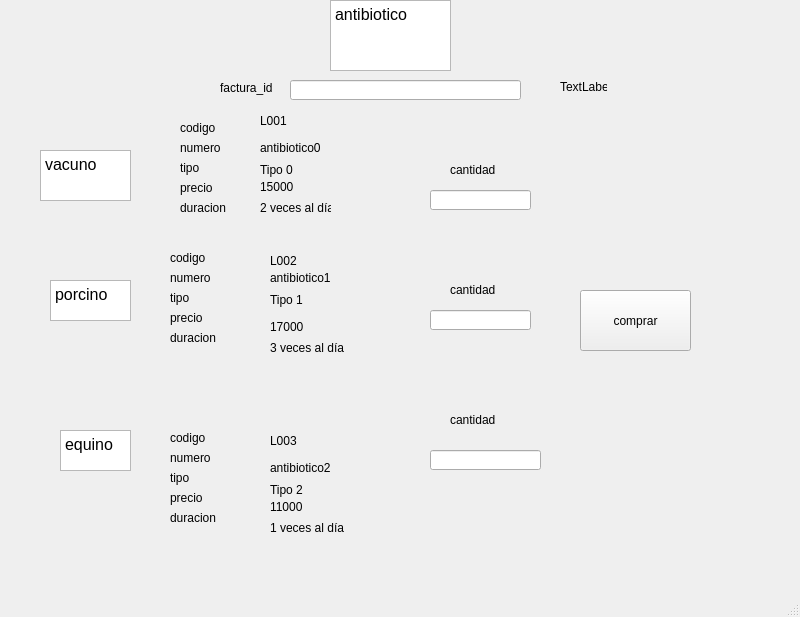
<?xml version="1.0" encoding="UTF-8"?>
<ui version="4.0">
 <class>MainWindow</class>
 <widget class="QMainWindow" name="MainWindow">
  <property name="geometry">
   <rect>
    <x>0</x>
    <y>0</y>
    <width>800</width>
    <height>617</height>
   </rect>
  </property>
  <property name="windowTitle">
   <string>MainWindow</string>
  </property>
  <widget class="QWidget" name="centralwidget">
   <widget class="QLabel" name="nombre_cliente_7">
    <property name="geometry">
     <rect>
      <x>270</x>
      <y>270</y>
      <width>61</width>
      <height>16</height>
     </rect>
    </property>
    <property name="text">
     <string>antibiotico1</string>
    </property>
   </widget>
   <widget class="QLabel" name="nombre_cliente_13">
    <property name="geometry">
     <rect>
      <x>450</x>
      <y>160</y>
      <width>71</width>
      <height>20</height>
     </rect>
    </property>
    <property name="text">
     <string>cantidad</string>
    </property>
   </widget>
   <widget class="QLabel" name="nombre_cliente_14">
    <property name="geometry">
     <rect>
      <x>450</x>
      <y>280</y>
      <width>71</width>
      <height>20</height>
     </rect>
    </property>
    <property name="text">
     <string>cantidad</string>
    </property>
   </widget>
   <widget class="QLabel" name="nombre_cliente_10">
    <property name="geometry">
     <rect>
      <x>270</x>
      <y>500</y>
      <width>47</width>
      <height>13</height>
     </rect>
    </property>
    <property name="text">
     <string>11000</string>
    </property>
   </widget>
   <widget class="QLineEdit" name="recibe_cantidad_2">
    <property name="geometry">
     <rect>
      <x>430</x>
      <y>310</y>
      <width>101</width>
      <height>20</height>
     </rect>
    </property>
    <property name="text">
     <string/>
    </property>
   </widget>
   <widget class="QLabel" name="nombre_cliente_2">
    <property name="geometry">
     <rect>
      <x>260</x>
      <y>140</y>
      <width>61</width>
      <height>16</height>
     </rect>
    </property>
    <property name="text">
     <string>antibiotico0</string>
    </property>
   </widget>
   <widget class="QLabel" name="nombre_cliente_5">
    <property name="geometry">
     <rect>
      <x>270</x>
      <y>290</y>
      <width>71</width>
      <height>20</height>
     </rect>
    </property>
    <property name="text">
     <string>Tipo 1</string>
    </property>
   </widget>
   <widget class="QLabel" name="nombre_cliente_9">
    <property name="geometry">
     <rect>
      <x>270</x>
      <y>480</y>
      <width>71</width>
      <height>20</height>
     </rect>
    </property>
    <property name="text">
     <string>Tipo 2</string>
    </property>
   </widget>
   <widget class="QLabel" name="label_3">
    <property name="geometry">
     <rect>
      <x>180</x>
      <y>160</y>
      <width>71</width>
      <height>16</height>
     </rect>
    </property>
    <property name="text">
     <string>tipo</string>
    </property>
   </widget>
   <widget class="QTextBrowser" name="textBrowser_4">
    <property name="geometry">
     <rect>
      <x>60</x>
      <y>430</y>
      <width>71</width>
      <height>41</height>
     </rect>
    </property>
    <property name="html">
     <string>&lt;!DOCTYPE HTML PUBLIC &quot;-//W3C//DTD HTML 4.0//EN&quot; &quot;http://www.w3.org/TR/REC-html40/strict.dtd&quot;&gt;
&lt;html&gt;&lt;head&gt;&lt;meta name=&quot;qrichtext&quot; content=&quot;1&quot; /&gt;&lt;style type=&quot;text/css&quot;&gt;
p, li { white-space: pre-wrap; }
&lt;/style&gt;&lt;/head&gt;&lt;body style=&quot; font-family:'MS Shell Dlg 2'; font-size:8.25pt; font-weight:400; font-style:normal;&quot;&gt;
&lt;p style=&quot; margin-top:0px; margin-bottom:0px; margin-left:0px; margin-right:0px; -qt-block-indent:0; text-indent:0px;&quot;&gt;&lt;span style=&quot; font-size:12pt;&quot;&gt;equino&lt;/span&gt;&lt;/p&gt;&lt;/body&gt;&lt;/html&gt;</string>
    </property>
   </widget>
   <widget class="QLabel" name="nombre_cliente_18">
    <property name="geometry">
     <rect>
      <x>270</x>
      <y>520</y>
      <width>81</width>
      <height>16</height>
     </rect>
    </property>
    <property name="text">
     <string>1 veces al día</string>
    </property>
   </widget>
   <widget class="QTextBrowser" name="textBrowser_2">
    <property name="geometry">
     <rect>
      <x>40</x>
      <y>150</y>
      <width>91</width>
      <height>51</height>
     </rect>
    </property>
    <property name="html">
     <string>&lt;!DOCTYPE HTML PUBLIC &quot;-//W3C//DTD HTML 4.0//EN&quot; &quot;http://www.w3.org/TR/REC-html40/strict.dtd&quot;&gt;
&lt;html&gt;&lt;head&gt;&lt;meta name=&quot;qrichtext&quot; content=&quot;1&quot; /&gt;&lt;style type=&quot;text/css&quot;&gt;
p, li { white-space: pre-wrap; }
&lt;/style&gt;&lt;/head&gt;&lt;body style=&quot; font-family:'MS Shell Dlg 2'; font-size:8.25pt; font-weight:400; font-style:normal;&quot;&gt;
&lt;p style=&quot; margin-top:0px; margin-bottom:0px; margin-left:0px; margin-right:0px; -qt-block-indent:0; text-indent:0px;&quot;&gt;&lt;span style=&quot; font-size:12pt;&quot;&gt;vacuno&lt;/span&gt;&lt;/p&gt;&lt;/body&gt;&lt;/html&gt;</string>
    </property>
   </widget>
   <widget class="QLineEdit" name="recibe_cantidad">
    <property name="geometry">
     <rect>
      <x>430</x>
      <y>190</y>
      <width>101</width>
      <height>20</height>
     </rect>
    </property>
    <property name="text">
     <string/>
    </property>
   </widget>
   <widget class="QLabel" name="label">
    <property name="geometry">
     <rect>
      <x>180</x>
      <y>180</y>
      <width>71</width>
      <height>16</height>
     </rect>
    </property>
    <property name="text">
     <string>precio</string>
    </property>
   </widget>
   <widget class="QPushButton" name="comprar">
    <property name="geometry">
     <rect>
      <x>580</x>
      <y>290</y>
      <width>111</width>
      <height>61</height>
     </rect>
    </property>
    <property name="text">
     <string>comprar</string>
    </property>
   </widget>
   <widget class="QLabel" name="label_2">
    <property name="geometry">
     <rect>
      <x>180</x>
      <y>140</y>
      <width>71</width>
      <height>16</height>
     </rect>
    </property>
    <property name="text">
     <string>numero</string>
    </property>
   </widget>
   <widget class="QLabel" name="label_17">
    <property name="geometry">
     <rect>
      <x>560</x>
      <y>80</y>
      <width>47</width>
      <height>13</height>
     </rect>
    </property>
    <property name="text">
     <string>TextLabel</string>
    </property>
   </widget>
   <widget class="QLabel" name="label_13">
    <property name="geometry">
     <rect>
      <x>180</x>
      <y>200</y>
      <width>71</width>
      <height>16</height>
     </rect>
    </property>
    <property name="text">
     <string>duracion</string>
    </property>
   </widget>
   <widget class="QLineEdit" name="recibe_id_factura_antibiotico">
    <property name="geometry">
     <rect>
      <x>290</x>
      <y>80</y>
      <width>231</width>
      <height>20</height>
     </rect>
    </property>
    <property name="text">
     <string/>
    </property>
   </widget>
   <widget class="QLabel" name="label_16">
    <property name="geometry">
     <rect>
      <x>220</x>
      <y>80</y>
      <width>71</width>
      <height>16</height>
     </rect>
    </property>
    <property name="text">
     <string>factura_id</string>
    </property>
   </widget>
   <widget class="QLabel" name="nombre_cliente_15">
    <property name="geometry">
     <rect>
      <x>450</x>
      <y>410</y>
      <width>71</width>
      <height>20</height>
     </rect>
    </property>
    <property name="text">
     <string>cantidad</string>
    </property>
   </widget>
   <widget class="QTextBrowser" name="textBrowser_3">
    <property name="geometry">
     <rect>
      <x>50</x>
      <y>280</y>
      <width>81</width>
      <height>41</height>
     </rect>
    </property>
    <property name="html">
     <string>&lt;!DOCTYPE HTML PUBLIC &quot;-//W3C//DTD HTML 4.0//EN&quot; &quot;http://www.w3.org/TR/REC-html40/strict.dtd&quot;&gt;
&lt;html&gt;&lt;head&gt;&lt;meta name=&quot;qrichtext&quot; content=&quot;1&quot; /&gt;&lt;style type=&quot;text/css&quot;&gt;
p, li { white-space: pre-wrap; }
&lt;/style&gt;&lt;/head&gt;&lt;body style=&quot; font-family:'MS Shell Dlg 2'; font-size:8.25pt; font-weight:400; font-style:normal;&quot;&gt;
&lt;p style=&quot; margin-top:0px; margin-bottom:0px; margin-left:0px; margin-right:0px; -qt-block-indent:0; text-indent:0px;&quot;&gt;&lt;span style=&quot; font-size:12pt;&quot;&gt;porcino&lt;/span&gt;&lt;/p&gt;&lt;/body&gt;&lt;/html&gt;</string>
    </property>
   </widget>
   <widget class="QTextBrowser" name="textBrowser">
    <property name="geometry">
     <rect>
      <x>330</x>
      <y>0</y>
      <width>121</width>
      <height>71</height>
     </rect>
    </property>
    <property name="html">
     <string>&lt;!DOCTYPE HTML PUBLIC &quot;-//W3C//DTD HTML 4.0//EN&quot; &quot;http://www.w3.org/TR/REC-html40/strict.dtd&quot;&gt;
&lt;html&gt;&lt;head&gt;&lt;meta name=&quot;qrichtext&quot; content=&quot;1&quot; /&gt;&lt;style type=&quot;text/css&quot;&gt;
p, li { white-space: pre-wrap; }
&lt;/style&gt;&lt;/head&gt;&lt;body style=&quot; font-family:'MS Shell Dlg 2'; font-size:8.25pt; font-weight:400; font-style:normal;&quot;&gt;
&lt;p style=&quot; margin-top:0px; margin-bottom:0px; margin-left:0px; margin-right:0px; -qt-block-indent:0; text-indent:0px;&quot;&gt;&lt;span style=&quot; font-size:12pt;&quot;&gt;antibiotico&lt;/span&gt;&lt;/p&gt;&lt;/body&gt;&lt;/html&gt;</string>
    </property>
   </widget>
   <widget class="QLabel" name="nombre_cliente_4">
    <property name="geometry">
     <rect>
      <x>260</x>
      <y>180</y>
      <width>47</width>
      <height>13</height>
     </rect>
    </property>
    <property name="text">
     <string>15000</string>
    </property>
   </widget>
   <widget class="QLabel" name="nombre_cliente_6">
    <property name="geometry">
     <rect>
      <x>270</x>
      <y>320</y>
      <width>47</width>
      <height>13</height>
     </rect>
    </property>
    <property name="text">
     <string>17000</string>
    </property>
   </widget>
   <widget class="QLabel" name="nombre_cliente_12">
    <property name="geometry">
     <rect>
      <x>270</x>
      <y>430</y>
      <width>47</width>
      <height>21</height>
     </rect>
    </property>
    <property name="text">
     <string>L003</string>
    </property>
   </widget>
   <widget class="QLabel" name="nombre_cliente_17">
    <property name="geometry">
     <rect>
      <x>270</x>
      <y>340</y>
      <width>81</width>
      <height>16</height>
     </rect>
    </property>
    <property name="text">
     <string>3 veces al día</string>
    </property>
   </widget>
   <widget class="QLabel" name="nombre_cliente_8">
    <property name="geometry">
     <rect>
      <x>270</x>
      <y>250</y>
      <width>47</width>
      <height>21</height>
     </rect>
    </property>
    <property name="text">
     <string>L002</string>
    </property>
   </widget>
   <widget class="QLabel" name="nombre_cliente_3">
    <property name="geometry">
     <rect>
      <x>260</x>
      <y>160</y>
      <width>71</width>
      <height>20</height>
     </rect>
    </property>
    <property name="text">
     <string>Tipo 0</string>
    </property>
   </widget>
   <widget class="QLabel" name="nombre_cliente_11">
    <property name="geometry">
     <rect>
      <x>270</x>
      <y>460</y>
      <width>61</width>
      <height>16</height>
     </rect>
    </property>
    <property name="text">
     <string>antibiotico2</string>
    </property>
   </widget>
   <widget class="QLabel" name="label_4">
    <property name="geometry">
     <rect>
      <x>180</x>
      <y>120</y>
      <width>71</width>
      <height>16</height>
     </rect>
    </property>
    <property name="text">
     <string>codigo</string>
    </property>
   </widget>
   <widget class="QLineEdit" name="recibe_cantidad_3">
    <property name="geometry">
     <rect>
      <x>430</x>
      <y>450</y>
      <width>111</width>
      <height>20</height>
     </rect>
    </property>
    <property name="text">
     <string/>
    </property>
   </widget>
   <widget class="QLabel" name="nombre_cliente_16">
    <property name="geometry">
     <rect>
      <x>260</x>
      <y>200</y>
      <width>71</width>
      <height>16</height>
     </rect>
    </property>
    <property name="text">
     <string>2 veces al día</string>
    </property>
   </widget>
   <widget class="QLabel" name="nombre_cliente">
    <property name="geometry">
     <rect>
      <x>260</x>
      <y>110</y>
      <width>47</width>
      <height>21</height>
     </rect>
    </property>
    <property name="text">
     <string>L001</string>
    </property>
   </widget>
   <widget class="QLabel" name="label_5">
    <property name="geometry">
     <rect>
      <x>170</x>
      <y>310</y>
      <width>71</width>
      <height>16</height>
     </rect>
    </property>
    <property name="text">
     <string>precio</string>
    </property>
   </widget>
   <widget class="QLabel" name="label_14">
    <property name="geometry">
     <rect>
      <x>170</x>
      <y>330</y>
      <width>71</width>
      <height>16</height>
     </rect>
    </property>
    <property name="text">
     <string>duracion</string>
    </property>
   </widget>
   <widget class="QLabel" name="label_6">
    <property name="geometry">
     <rect>
      <x>170</x>
      <y>270</y>
      <width>71</width>
      <height>16</height>
     </rect>
    </property>
    <property name="text">
     <string>numero</string>
    </property>
   </widget>
   <widget class="QLabel" name="label_7">
    <property name="geometry">
     <rect>
      <x>170</x>
      <y>250</y>
      <width>71</width>
      <height>16</height>
     </rect>
    </property>
    <property name="text">
     <string>codigo</string>
    </property>
   </widget>
   <widget class="QLabel" name="label_8">
    <property name="geometry">
     <rect>
      <x>170</x>
      <y>290</y>
      <width>71</width>
      <height>16</height>
     </rect>
    </property>
    <property name="text">
     <string>tipo</string>
    </property>
   </widget>
   <widget class="QLabel" name="label_9">
    <property name="geometry">
     <rect>
      <x>170</x>
      <y>490</y>
      <width>71</width>
      <height>16</height>
     </rect>
    </property>
    <property name="text">
     <string>precio</string>
    </property>
   </widget>
   <widget class="QLabel" name="label_15">
    <property name="geometry">
     <rect>
      <x>170</x>
      <y>510</y>
      <width>71</width>
      <height>16</height>
     </rect>
    </property>
    <property name="text">
     <string>duracion</string>
    </property>
   </widget>
   <widget class="QLabel" name="label_10">
    <property name="geometry">
     <rect>
      <x>170</x>
      <y>450</y>
      <width>71</width>
      <height>16</height>
     </rect>
    </property>
    <property name="text">
     <string>numero</string>
    </property>
   </widget>
   <widget class="QLabel" name="label_11">
    <property name="geometry">
     <rect>
      <x>170</x>
      <y>430</y>
      <width>71</width>
      <height>16</height>
     </rect>
    </property>
    <property name="text">
     <string>codigo</string>
    </property>
   </widget>
   <widget class="QLabel" name="label_12">
    <property name="geometry">
     <rect>
      <x>170</x>
      <y>470</y>
      <width>71</width>
      <height>16</height>
     </rect>
    </property>
    <property name="text">
     <string>tipo</string>
    </property>
   </widget>
  </widget>
  <widget class="QMenuBar" name="menubar">
   <property name="geometry">
    <rect>
     <x>0</x>
     <y>0</y>
     <width>800</width>
     <height>21</height>
    </rect>
   </property>
  </widget>
  <widget class="QStatusBar" name="statusbar"/>
 </widget>
 <resources/>
 <connections/>
</ui>
